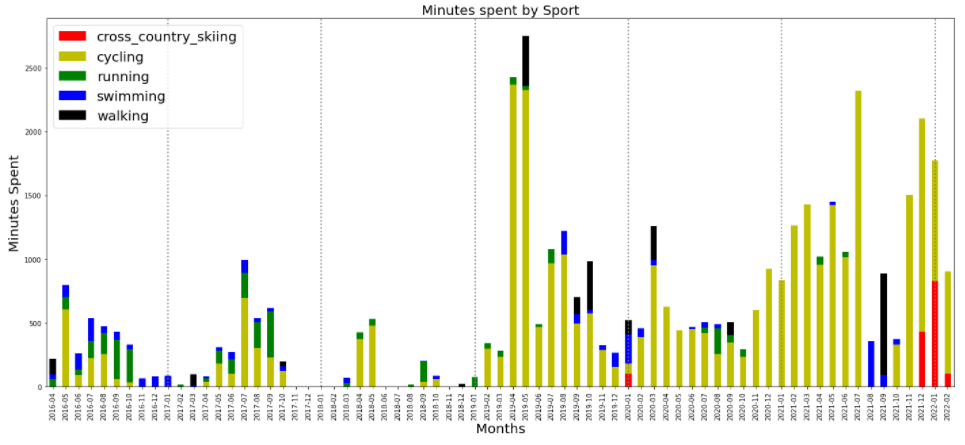

This figure's Python source:
# Stacked Histogram with minutes spent on training type from monthly perspective
import psycopg2
import pandas as pd
import matplotlib.pyplot as plt
from datetime import datetime
import seaborn as sns
from matplotlib.pyplot import figure

# get session data summary with sport split
conn = psycopg2.connect(host="localhost", database="garmin_data", user="postgres", password="*****")
df = pd.read_sql_query("""select to_char(timestamp, 'YYYY-MM') as stamp, sum(total_timer_time / 60) as minutes_spent, sport 
                        from session
                        group by to_char(timestamp, 'YYYY-MM'), sport
                        having sum(total_timer_time / 60) > 0
                        order by to_char(timestamp, 'YYYY-MM') desc""", conn)

# get min and max dates from the dataframe
min_date = datetime.strptime(min(df.stamp), '%Y-%m')
max_date = datetime.strptime(max(df.stamp), '%Y-%m')
n_max_date = max_date + pd.DateOffset(months=1)

# create a table with all months from min to max date
data = pd.DataFrame()
data['Dates'] = pd.date_range(start=min_date, end=n_max_date, freq='M')
data['Dates'] = data['Dates'].dt.strftime('%Y-%m')

# merge datasets
df_main = pd.merge(data, df, left_on='Dates', right_on='stamp', how='left', indicator=True)
df_main = df_main[['Dates', 'minutes_spent','sport']]
df_main = df_main.fillna(0)

# pivot table
df_pivot = pd.pivot_table(df_main, index='Dates', columns='sport', values='minutes_spent').reset_index()
df_pivot = df_pivot.fillna(0)
df_pivot = df_pivot[['Dates', 'cross_country_skiing', 'cycling', 'running', 'swimming', 'walking']]

# create stacked bar chart for monthly sports
df_pivot.plot(x='Dates', kind='bar', stacked=True, color=['r', 'y', 'g', 'b', 'k'])
 
# labels for x & y axis
plt.xlabel('Months', fontsize=20)
plt.ylabel('Minutes Spent', fontsize=20)
plt.legend(loc='upper left', fontsize=20)

for num in [69, 57, 45, 33, 21, 9]:
    plt.axvline(linewidth=2, x=num, linestyle=':', color = 'grey') 
# title of plot
plt.title('Minutes spent by Sport', fontsize=20)
plt.rcParams['figure.figsize'] = [24, 10]
